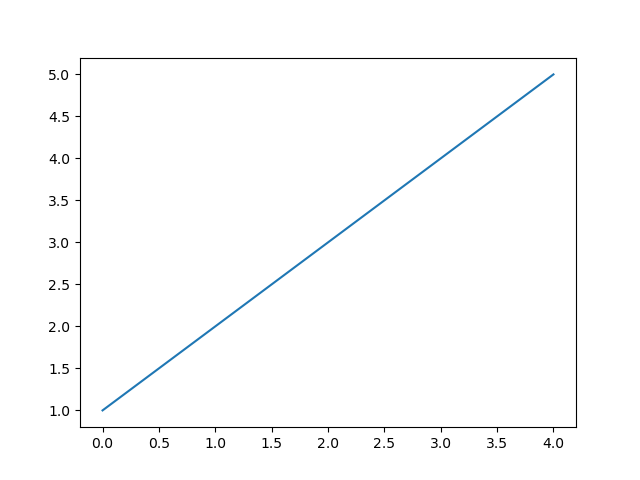

Recreate this plot in Python.
# -*- coding: utf-8 -*-
"""
Created on Tue Nov 24 01:08:47 2020

@author: yuchu
"""

import matplotlib.pyplot as plt
x = [1, 2, 3, 4, 5]
plt.plot(x)
plt.savefig('test.png')